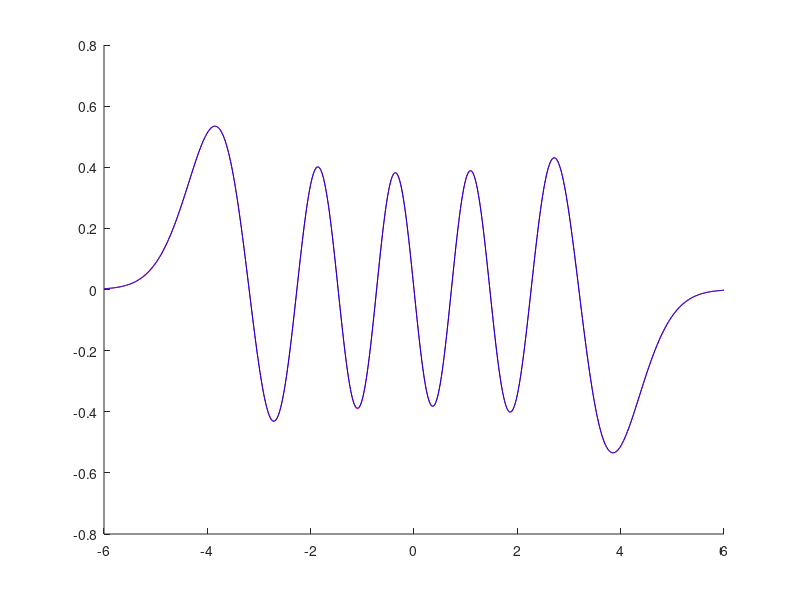

Recreate this plot in MATLAB.
clear all;
close all;
clc;

% The width parameter of our Gaussian basis fns
alpha=2;
% The squared value of alpha (saves computation time)
alpha2=alpha^2;
% The spacing between the peaks of our basis fns
spacing=0.5;

% K is total number of basis functions, calculated from
% an integer value n
n=20;
K=2*n+1;

% S is our matrix of overlap matrix elements
S = zeros(K,K);
% H is our matrix of Hamiltonian matrix elements
H = zeros(K,K);

% Calculating the matrix elements for S and H
% for every pair permutation of basis fns
for A=1:K
    % centering of basis fn A for this iteration
    xA = spacing*(-n+A-1);
    for B=1:K
        % centering of basis fn B for this iteration
        xB = spacing*(-n+B-1);
        
        % seperation btw the two bases for this iteration
        deltax = xA-xB;
        % the square of the separation
        deltax2 = deltax^2;
        
        % sum of the centered positions (for avg calc)
        sumx = xA+xB;
        % square of the sum
        sumx2 = sumx^2;
        
        S(A,B) = sqrt(pi/(2*alpha))*exp(-0.5*alpha*deltax2);
        H(A,B) = 0.5*S(A,B)*(alpha - alpha2*deltax2 ...
            + 0.25*(1/alpha + sumx2));
    end
end

% Finding energies (eigenvalues) and basis coeff (eigenvectors)
Sinv = inv(S);                  % inverse of the overlap matrix S
SinvH = Sinv*H;                 % the value we get from left multiplying H by the inverse of S
[U D] = eig(SinvH);             % the columns of U are our basis coeff, the diagonals of D are our energies
eigs = diag(D);                 % a list representation of the diagonals/energies from D
[eigsort index] = sort(eigs);   % a sorted list of energies with a list (index) mapping the current and former indices

% c is a column vector of basis coeffs for the nth sorted wavefunction
% based on energy where n is set in 'index(n)'
c = U(:,index(10));
% norm is the normalization constant for the wavefn specified by the
% basis coeffs in c
norm = 1/sqrt(c'*S*c);
c = c*norm;

% xvals is a list of x values we will plot for our HO wavefunction
xvals = -6:0.01:6;
% psi is a list of the y vals for our estimated wavefn
psi = 0*xvals;

% constructing our estimated wavefunction (summing up all of the
% component basis fns with their appropriate weights)
for A=1:K
    % xA is the centering for the basis fn examined in this iteration
    xA = spacing*(-n+A-1);
    psi = psi + c(A)*exp(-alpha*(xvals-xA).^2);
end
psi = psi*sign(psi(1));

% exact theoretical ground state yvals
psiexact = (pi^(-0.25))*exp(- 0.5*xvals .^ 2);
% exact theoretical n = 9 yvals
psiexact = psiexact .* (512*xvals.^9-9216*xvals.^7 ...
    +48384*xvals.^5 -80640*xvals.^3 + ...
    30240*xvals)/(2304*sqrt(35));
psiexact = psiexact*sign(psiexact(1));

% plotting our results
hold on
plot(xvals,psi,'r')
plot(xvals,psiexact, 'b')







